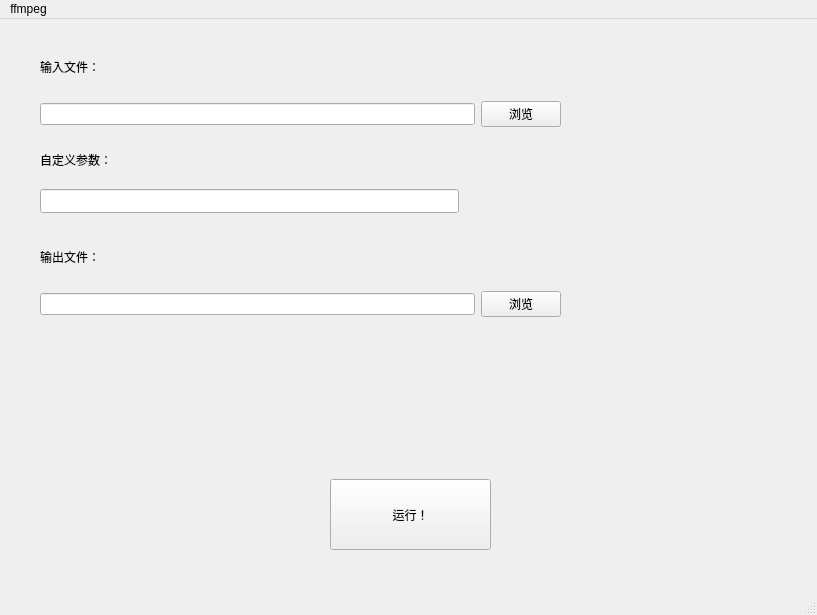
<?xml version="1.0" encoding="UTF-8"?>
<ui version="4.0">
 <class>MainWindow</class>
 <widget class="QMainWindow" name="MainWindow">
  <property name="geometry">
   <rect>
    <x>0</x>
    <y>0</y>
    <width>817</width>
    <height>615</height>
   </rect>
  </property>
  <property name="windowTitle">
   <string>MainWindow</string>
  </property>
  <property name="styleSheet">
   <string notr="true">font: 75 8pt &quot;阿里妈妈方圆体 VF&quot;;</string>
  </property>
  <widget class="QWidget" name="centralwidget">
   <widget class="QLabel" name="label">
    <property name="geometry">
     <rect>
      <x>40</x>
      <y>40</y>
      <width>72</width>
      <height>15</height>
     </rect>
    </property>
    <property name="text">
     <string>输入文件：</string>
    </property>
   </widget>
   <widget class="QLabel" name="label_2">
    <property name="geometry">
     <rect>
      <x>40</x>
      <y>120</y>
      <width>141</width>
      <height>41</height>
     </rect>
    </property>
    <property name="text">
     <string>自定义参数：</string>
    </property>
   </widget>
   <widget class="QLabel" name="label_3">
    <property name="geometry">
     <rect>
      <x>40</x>
      <y>230</y>
      <width>72</width>
      <height>15</height>
     </rect>
    </property>
    <property name="text">
     <string>输出文件：</string>
    </property>
   </widget>
   <widget class="QWidget" name="layoutWidget">
    <property name="geometry">
     <rect>
      <x>40</x>
      <y>260</y>
      <width>521</width>
      <height>50</height>
     </rect>
    </property>
    <layout class="QHBoxLayout" name="horizontalLayout_2">
     <item>
      <widget class="QLineEdit" name="lineEdit_3"/>
     </item>
     <item>
      <widget class="QPushButton" name="pushButton_2">
       <property name="text">
        <string>浏览</string>
       </property>
      </widget>
     </item>
    </layout>
   </widget>
   <widget class="QPushButton" name="pushButton_3">
    <property name="geometry">
     <rect>
      <x>330</x>
      <y>460</y>
      <width>161</width>
      <height>71</height>
     </rect>
    </property>
    <property name="text">
     <string>运行！</string>
    </property>
   </widget>
   <widget class="QWidget" name="">
    <property name="geometry">
     <rect>
      <x>40</x>
      <y>70</y>
      <width>521</width>
      <height>50</height>
     </rect>
    </property>
    <layout class="QHBoxLayout" name="horizontalLayout">
     <item>
      <widget class="QLineEdit" name="lineEdit"/>
     </item>
     <item>
      <widget class="QPushButton" name="pushButton">
       <property name="text">
        <string>浏览</string>
       </property>
      </widget>
     </item>
    </layout>
   </widget>
   <widget class="QLineEdit" name="lineEdit_2">
    <property name="geometry">
     <rect>
      <x>40</x>
      <y>170</y>
      <width>419</width>
      <height>24</height>
     </rect>
    </property>
   </widget>
  </widget>
  <widget class="QMenuBar" name="menubar">
   <property name="geometry">
    <rect>
     <x>0</x>
     <y>0</y>
     <width>817</width>
     <height>22</height>
    </rect>
   </property>
   <widget class="QMenu" name="menu">
    <property name="title">
     <string>ffmpeg</string>
    </property>
    <addaction name="action1_4"/>
   </widget>
   <addaction name="menu"/>
  </widget>
  <widget class="QStatusBar" name="statusbar"/>
  <action name="action1">
   <property name="text">
    <string>1</string>
   </property>
  </action>
  <action name="action1_2">
   <property name="text">
    <string>1</string>
   </property>
  </action>
  <action name="action1_3">
   <property name="text">
    <string>1</string>
   </property>
  </action>
  <action name="action1_4">
   <property name="text">
    <string>手动指定路径</string>
   </property>
  </action>
 </widget>
 <resources/>
 <connections/>
</ui>
